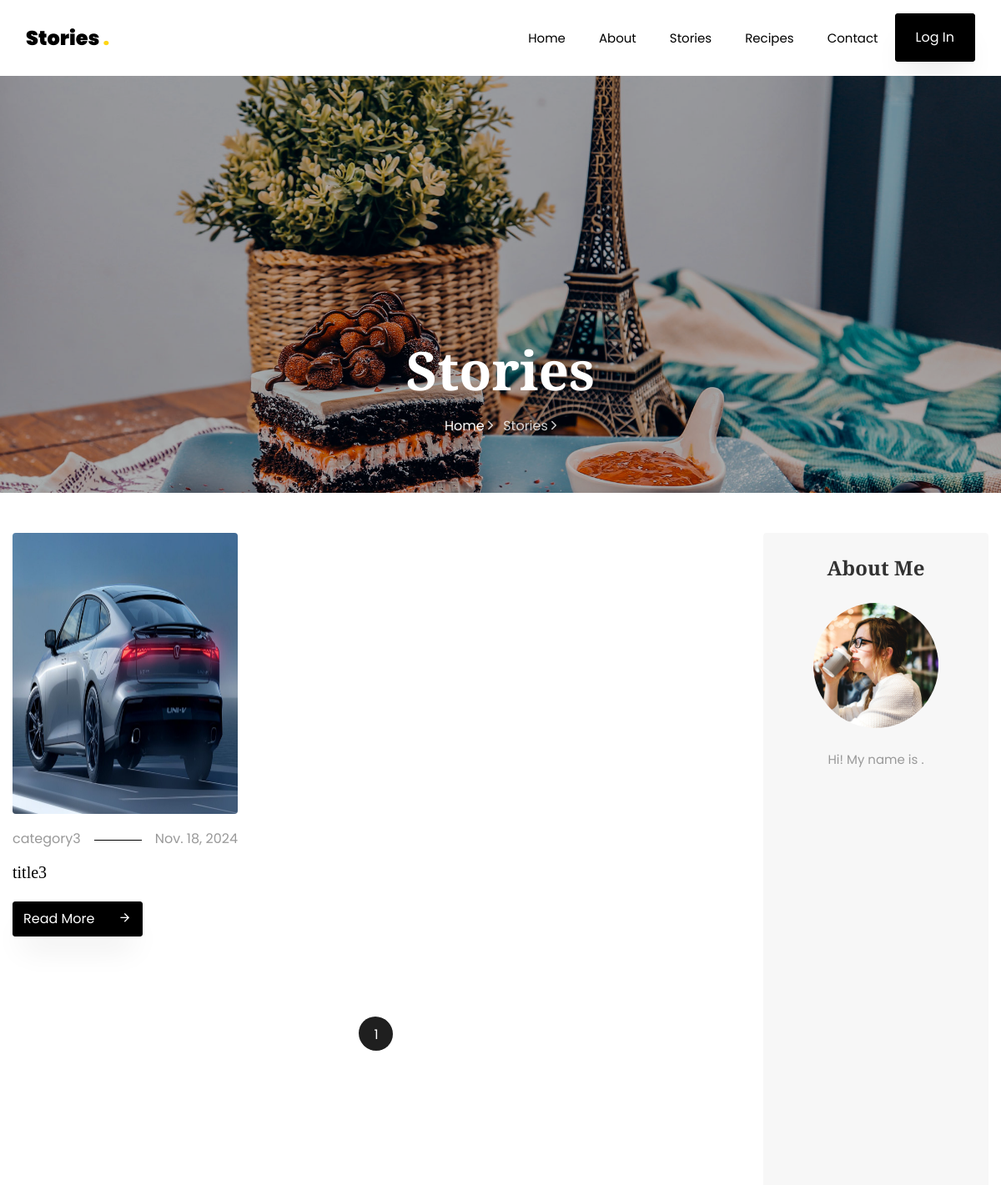
The app's page /story_list/?category=3 (upper part), older data.
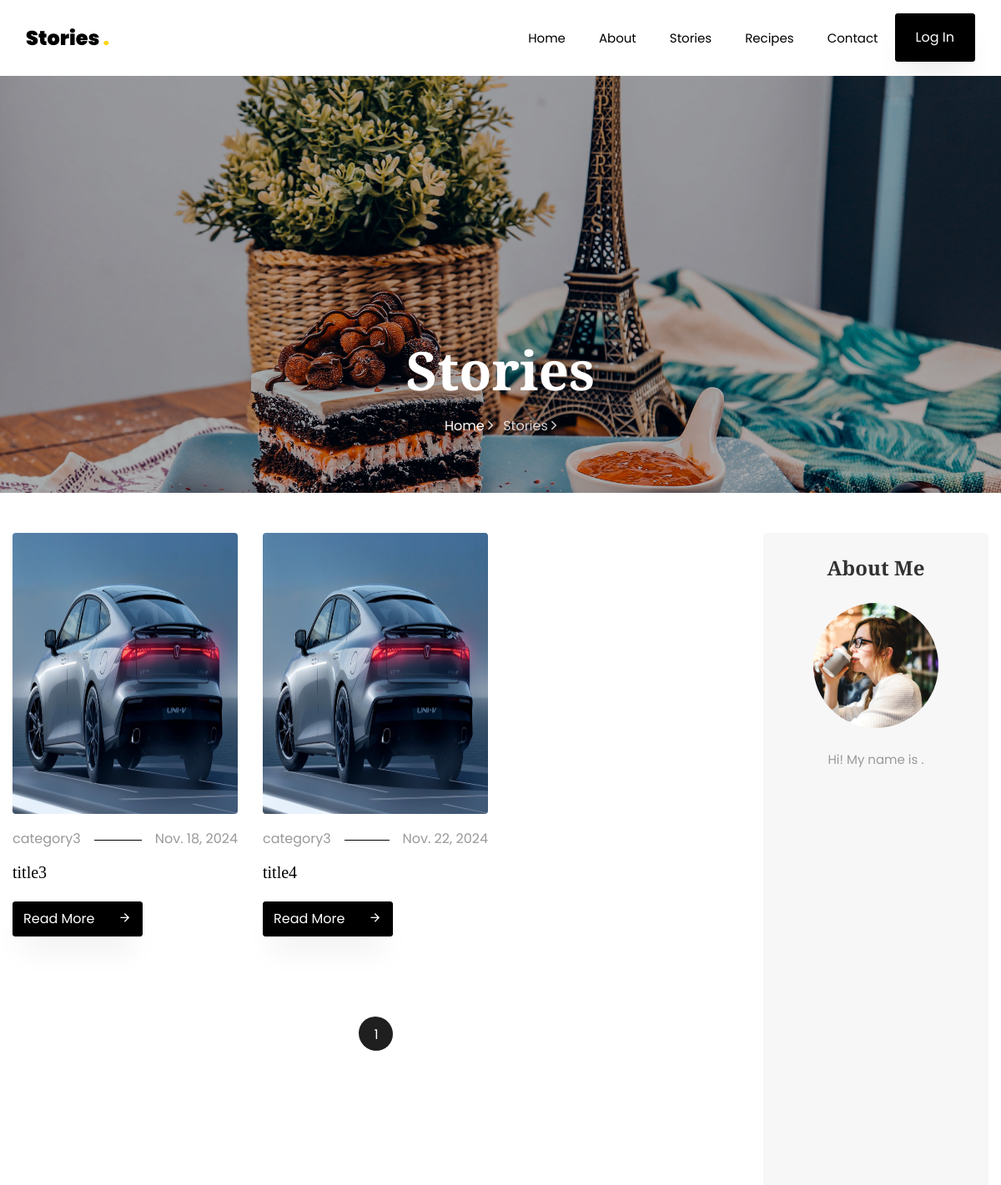
The same page, newer data.
### Story/models.py (models this page shows, shortened)
class Story(models.Model):
    title=models.CharField( max_length=250)
    author=models.ForeignKey(User, on_delete=models.CASCADE)
    image=models.ImageField( upload_to='Story/')
    show_date=models.DateField(null=True)
    category=models.ForeignKey('Category', on_delete=models.CASCADE, related_name='story_category')
    created_at=models.DateTimeField(auto_now_add=True)
    update_at=models.DateTimeField(auto_now=True)
    desription=models.TextField()
    tags=models.ManyToManyField("Tag")
    class Meta:
        verbose_name='Story'
        verbose_name_plural='Stories'

class Category(models.Model):
    name=models.CharField(max_length=250)
    image=models.ImageField( upload_to='Category/')
    is_active=models.BooleanField(default=True)
    created_at=models.DateTimeField(auto_now_add=True)
    update_at=models.DateTimeField(auto_now=True)
    class Meta:
        verbose_name='Category'
        verbose_name_plural='Categories'

### Story/views.py (the view)
# urls.py: path('story_list/', StoryList.as_view(), name='story_list'),
class StoryList(ListView):
    model = Story
    template_name = 'stories.html'
    context_object_name = 'stories'
    paginate_by = 3
    def get_context_data(self, **kwargs):
        context = super().get_context_data(**kwargs)
        context["categories"] = Category.objects.exclude(is_active=False).all()
        return context
    def get_queryset(self):
        category = self.request.GET.get('category')
        if category:
            self.queryset = Story.objects.filter(category__id=category, category__is_active=True, show_date__lte=datetime.date(datetime.now())).all()
        else:
            self.queryset = Story.objects.filter(category__is_active=True, show_date__lte=datetime.date(datetime.now())).all()
        return super().get_queryset()

### Account/context_processors.py (called while the page is built)
def footer_info(request):
    return {
        'address': 'Azerbaijan Baku Hamza.Babashov street',  # Adres bilgisi
        'phone': '+1234567890',  # Telefon numarası
        'email': 'foodstory@email.com',  # E-posta adresi
    }

### templates/stories.html (shortened to what this page needs)
{% extends "base.html" %}
{% load static %}
{% block content %}
<section class="hero-wrap hero-wrap-2" style="background-image: url('{% static '' %}images/bg_4.jpg');">
    <div class="overlay"></div>
    <div class="container">
        <div class="row no-gutters slider-text align-items-end justify-content-center">
            <div class="col-md-9 ftco-animate pb-5 text-center">
                <h1 class="mb-3 bread">Stories</h1>
                <p class="breadcrumbs"><span class="mr-2"><a href="index.html">Home <i
                        class="ion-ios-arrow-forward"></i></a></span> <span>Stories <i
                        class="ion-ios-arrow-forward"></i></span>
                </p>
            </div>
        </div>
    </div>
</section>
<section class="ftco-section">
    <div class="container">
        <div class="row">
            <div class="col-lg-9">
                <div class="row">
                    {% for story in stories %}
                        <div class="col-md-4 ftco-animate">
                            <div class="blog-entry">
                                <a href="single.html" class="img-2"><img style="width: 270px; height: 337px;" src="{% if story.image %}{{ story.image.url }}{% endif %}" class="img-fluid" alt="Colorlib Template"></a>
                                <div class="text pt-3">
                                    <p class="meta d-flex"><span class="pr-3">{{ story.category.name }}</span><span class="ml-auto pl-3">{{ story.show_date }}</span>
                                    </p>
                                    <h3><a href="single.html">{{ story.title }}</a></h3>
                                    <p class="mb-0"><a href="{% url 'story_detail' story.id %}" class="btn btn-black py-2">Read More <span
                                            class="icon-arrow_forward ml-4"></span></a></p>
                                </div>
                            </div>
                        </div>
                    {% endfor %}
                </div>
                <div class="row mt-5">
                    <div class="col text-center">
                        <div class="block-27">
                            <ul>
                                {% for page in paginator.page_range %}
                                    {% if page_obj.number == page %}
                                        <li class="active"><a href="?page={{ page }}"><span>{{ page }}</span></a></li>
                                    {% else %}
                                        <li><a href="?page={{ page }}"><span>{{ page }}</span></a></li>
                                    {% endif %}
                                {% endfor %}
                            </ul>
                        </div>
                    </div>
                </div>
            </div>
            <div class="col-lg-3">
                <div class="sidebar-wrap">
                    <div class="sidebar-box p-4 about text-center ftco-animate">
                        <h2 class="heading mb-4">About Me</h2>
                        {% if user.profile_image %}
                        <img src="{{ user.profile_image.url }}" class="img-fluid" alt="Colorlib Template">
                        {% else %}
                        <img src="{% static '' %}images/author.jpg" class="img-fluid" alt="Colorlib Template">
                        {% endif %}
                        <div class="text pt-4">
                            <p>Hi! My name is <strong>{{ user.email }}</strong>{{ user.bio }}.</p>
                        </div>
                    </div>
                </div>
            </div>
        </div>
    </div>
</section>
{% endblock %}

### templates/base.html (shortened to what this page needs)
{% load static %}
<!DOCTYPE html>
<html lang="en">
<head>
    <link rel="stylesheet" href="{% static "" %}css/open-iconic-bootstrap.min.css">
    <link rel="stylesheet" href="{% static "" %}css/animate.css">
    <link rel="stylesheet" href="{% static "" %}css/owl.carousel.min.css">
    <link rel="stylesheet" href="{% static "" %}css/owl.theme.default.min.css">
    <link rel="stylesheet" href="{% static "" %}css/magnific-popup.css">
    <link rel="stylesheet" href="{% static "" %}css/aos.css">
    <link rel="stylesheet" href="{% static "" %}css/ionicons.min.css">
    <link rel="stylesheet" href="{% static "" %}css/flaticon.css">
    <link rel="stylesheet" href="{% static "" %}css/icomoon.css">
    <link rel="stylesheet" href="{% static "" %}css/style.css">
</head>
<body>
<nav class="navbar navbar-expand-lg navbar-dark bg-dark ftco-navbar-light" id="ftco-navbar">
    <div class="container">
        <a class="navbar-brand" href="{% url "index_lists" %}">
        {% if user.is_authenticated %}
            {{ user.email}}
        {% else %}
            Stories
        {% endif %}<span>.</span></a>
        <div class="collapse navbar-collapse" id="ftco-nav">
            <ul class="navbar-nav ml-auto">
                <li class="nav-item"><a href="{% url "index_lists" %}" class="nav-link">Home</a></li>
                <li class="nav-item"><a href="{% url "about_list" %}" class="nav-link">About</a></li>
                <li class="nav-item"><a href="{% url "story_list" %}" class="nav-link">Stories</a></li>
                <li class="nav-item"><a href="{% url "recipes_list" %}" class="nav-link">Recipes</a></li>
                <li class="nav-item"><a href="{% url "contact" %}" class="nav-link">Contact</a></li>
                {%if user.is_authenticated %}
                   <li><a href="{% url "logout" %}" class="btn btn-black px-3 px-md-4 py-3">Logout</a></li>
                {% else %}
                   <li><a href="{% url "login" %}" class="btn btn-black px-3 px-md-4 py-3">Log In</a></li>
                {% endif %}
            </ul>
        </div>
    </div>
</nav>
{% block content %}
{% endblock  %}
</body>
</html>

### static/css/icomoon.css (style rules this page uses)
[class^="icon-"], [class*=" icon-"] { font-family: 'icomoon' !important; speak: none; font-style: normal; font-weight: normal; font-variant: normal; text-transform: none; line-height: 1; -webkit-font-smoothing: antialiased; -moz-osx-font-smoothing: grayscale; }
.icon-arrow_forward:before { content: "\e5c8"; }

Row changes from the older to the newer data that the page shows:
added Story: image (picture), category.name "category3", show_date "Nov. 22, 2024", title "title4"
